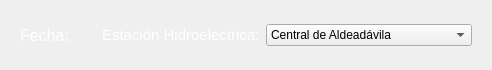
         <widget class="QWidget" name="widget_3" native="true">
          <property name="maximumSize">
           <size>
            <width>16777215</width>
            <height>70</height>
           </size>
          </property>
          <layout class="QHBoxLayout" name="horizontalLayout_7">
           <item>
            <layout class="QHBoxLayout" name="horizontalLayout_6">
             <property name="spacing">
              <number>0</number>
             </property>
             <item>
              <widget class="QWidget" name="widget_6" native="true">
               <property name="styleSheet">
                <string notr="true">color: rgb(255, 255, 255);</string>
               </property>
               <layout class="QHBoxLayout" name="horizontalLayout_2">
                <item>
                 <widget class="QLabel" name="label_2">
                  <property name="font">
                   <font>
                    <pointsize>12</pointsize>
                   </font>
                  </property>
                  <property name="styleSheet">
                   <string notr="true">color: rgb(255, 255, 255);</string>
                  </property>
                  <property name="text">
                   <string>Fecha:</string>
                  </property>
                  <property name="alignment">
                   <set>Qt::AlignCenter</set>
                  </property>
                 </widget>
                </item>
                <item>
                 <widget class="QLabel" name="fechaLasso">
                  <property name="font">
                   <font>
                    <pointsize>12</pointsize>
                    <weight>50</weight>
                    <bold>false</bold>
                   </font>
                  </property>
                  <property name="text">
                   <string/>
                  </property>
                  <property name="alignment">
                   <set>Qt::AlignCenter</set>
                  </property>
                 </widget>
                </item>
               </layout>
              </widget>
             </item>
             <item>
              <widget class="QWidget" name="widget_7" native="true">
               <layout class="QHBoxLayout" name="horizontalLayout_3">
                <item>
                 <widget class="QLabel" name="label_7">
                  <property name="font">
                   <font>
                    <pointsize>11</pointsize>
                    <weight>50</weight>
                    <bold>false</bold>
                   </font>
                  </property>
                  <property name="styleSheet">
                   <string notr="true">color: rgb(255, 255, 255);</string>
                  </property>
                  <property name="text">
                   <string>Estación Hidroeléctrica:</string>
                  </property>
                 </widget>
                </item>
                <item>
                 <widget class="QComboBox" name="comboBoxLasso">
                  <property name="font">
                   <font>
                    <pointsize>9</pointsize>
                   </font>
                  </property>
                  <item>
                   <property name="text">
                    <string>Central de Aldeadávila</string>
                   </property>
                  </item>
                  <item>
                   <property name="text">
                    <string>Central José María de Oriol</string>
                   </property>
                  </item>
                  <item>
                   <property name="text">
                    <string>Central de Villarino</string>
                   </property>
                  </item>
                  <item>
                   <property name="text">
                    <string>Central de Cortes-La Muela</string>
                   </property>
                  </item>
                  <item>
                   <property name="text">
                    <string>Central de Saucelle</string>
                   </property>
                  </item>
                  <item>
                   <property name="text">
                    <string>Cedillo</string>
                   </property>
                  </item>
                  <item>
                   <property name="text">
                    <string>Estany-Gento Sallente</string>
                   </property>
                  </item>
                  <item>
                   <property name="text">
                    <string>Central de Tajo de la Encantada</string>
                   </property>
                  </item>
                  <item>
                   <property name="text">
                    <string>Central de Aguayo</string>
                   </property>
                  </item>
                  <item>
                   <property name="text">
                    <string>Mequinenza</string>
                   </property>
                  </item>
                  <item>
                   <property name="text">
                    <string>Mora de Luna</string>
                   </property>
                  </item>
                 </widget>
                </item>
               </layout>
              </widget>
             </item>
            </layout>
           </item>
          </layout>
         </widget>
